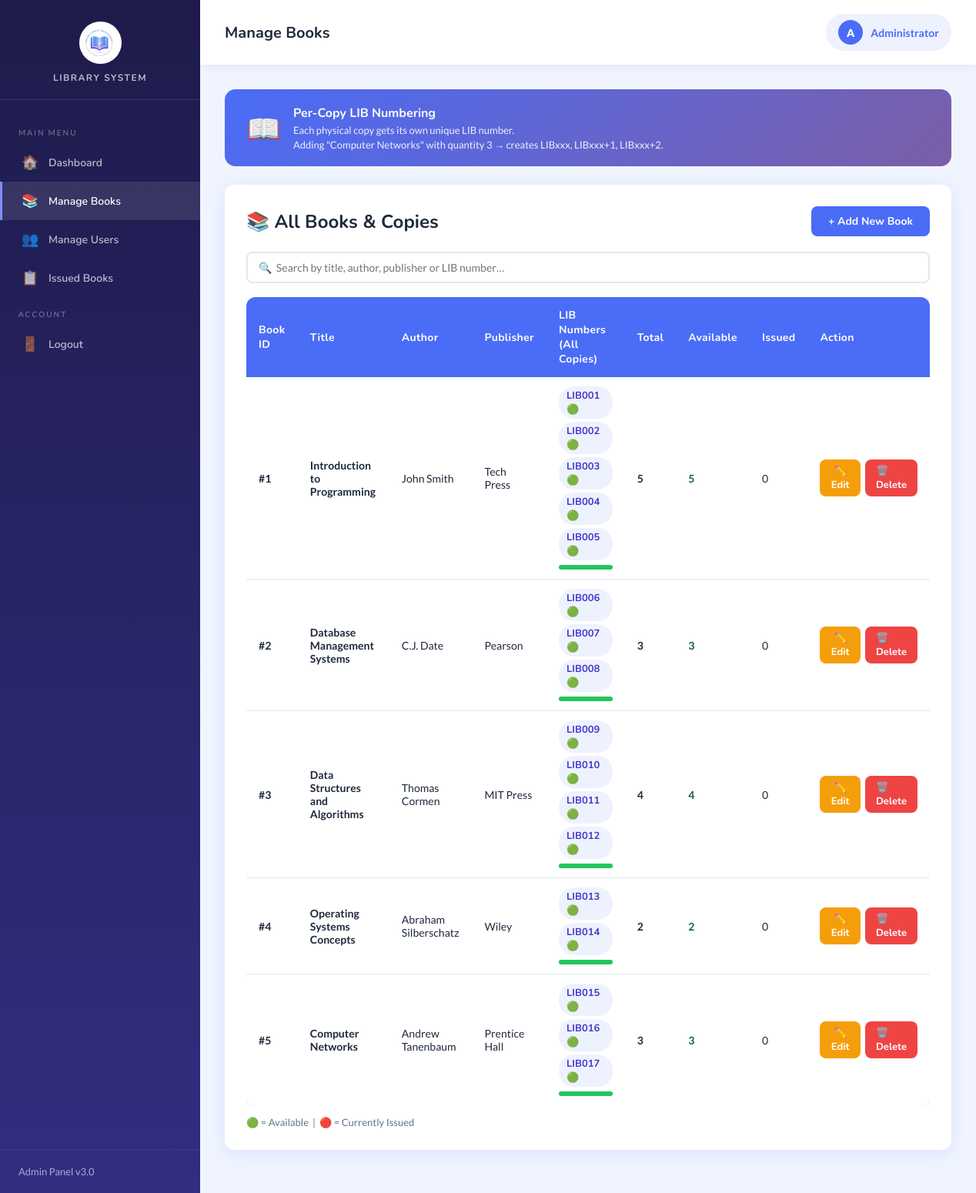
The app's page /admin_books.php (signed in) with its own data.
### tables this page shows
CREATE TABLE books (
    book_id    INT AUTO_INCREMENT PRIMARY KEY,
    title      VARCHAR(200) NOT NULL,
    author     VARCHAR(100) NOT NULL,
    publisher  VARCHAR(100) NOT NULL,
    created_at TIMESTAMP DEFAULT CURRENT_TIMESTAMP
);

CREATE TABLE book_copies (
    copy_id     INT AUTO_INCREMENT PRIMARY KEY,
    book_id     INT NOT NULL,
    book_number VARCHAR(10) NOT NULL UNIQUE,    
    status      ENUM('available','issued') NOT NULL DEFAULT 'available',
    created_at  TIMESTAMP DEFAULT CURRENT_TIMESTAMP,
    FOREIGN KEY (book_id) REFERENCES books(book_id) ON DELETE CASCADE,
    INDEX idx_book_number (book_number),
    INDEX idx_copy_status (book_id, status)
);

### admin_books.php (the view, shortened to what this page needs)
<?php
require_once 'config.php';
$books = mysqli_query($conn, "
    SELECT b.*,
           COUNT(bc.copy_id)                                    AS total_copies,
           SUM(bc.status = 'available')                         AS available_copies,
           SUM(bc.status = 'issued')                            AS issued_copies,
           MIN(bc.book_number)                                  AS first_lib,
           MAX(bc.book_number)                                  AS last_lib
    FROM books b
    LEFT JOIN book_copies bc ON b.book_id = bc.book_id
    GROUP BY b.book_id
    ORDER BY b.book_id
");
?>
<!DOCTYPE html>
<html lang="en">
<head>
</head>
<body>
<div class="layout">
    <aside class="sidebar">
        <div class="sidebar-header">
            <div class="sidebar-logo"><img src="logo.jpeg" alt="" onerror="this.style.display='none';this.closest('.sidebar-logo').innerHTML='📚';"></div>
            <h3>Library System</h3>
        </div>
        <nav class="sidebar-nav">
            <div class="nav-label">Main Menu</div>
            <a href="admin.php"        class="nav-item"><span class="icon">🏠</span> Dashboard</a>
            <a href="admin_books.php"  class="nav-item active"><span class="icon">📚</span> Manage Books</a>
            <a href="admin_users.php"  class="nav-item"><span class="icon">👥</span> Manage Users</a>
            <a href="admin_issued.php" class="nav-item"><span class="icon">📋</span> Issued Books</a>
            <div class="nav-label">Account</div>
            <a href="logout.php" class="nav-item"><span class="icon">🚪</span> Logout</a>
        </nav>
        <div class="sidebar-footer">Admin Panel v3.0</div>
    </aside>
    <main class="main">
        <div class="topbar">
            <h1>Manage Books</h1>
            <div class="user-pill">
                <div class="avatar"><?= strtoupper(substr($_SESSION['name'], 0, 1)) ?></div>
                <?= htmlspecialchars($_SESSION['name']) ?>
            </div>
        </div>
        <div class="content">
            <div style="background:linear-gradient(135deg,#4A6CF7,#7B5EA7);border-radius:14px;padding:20px 28px;color:white;margin-bottom:24px;display:flex;align-items:center;gap:16px;">
                <span style="font-size:36px">📖</span>
                <div>
                    <strong style="font-size:16px;font-family:'Nunito',sans-serif;">Per-Copy LIB Numbering</strong><br>
                    <span style="font-size:13px;opacity:.9;">Each physical copy gets its own unique LIB number.<br>
                    Adding "Computer Networks" with quantity 3 → creates LIBxxx, LIBxxx+1, LIBxxx+2.</span>
                </div>
            </div>
            <div class="section">
                <div class="section-header">
                    <h2>📚 All Books &amp; Copies</h2>
                    <button class="btn btn-primary" onclick="document.getElementById('addForm').classList.toggle('visible')">+ Add New Book</button>
                </div>
                <div class="search-bar">
                    <input type="text" id="bookSearch"
                           placeholder="🔍  Search by title, author, publisher or LIB number…"
                           oninput="liveSearch()"
                           value="<?= htmlspecialchars($_GET['search_lib'] ?? '') ?>">
                </div>
                <div style="overflow-x:auto">
                <table id="booksTable">
                    <thead>
                        <tr>
                            <th>Book ID</th>
                            <th>Title</th>
                            <th>Author</th>
                            <th>Publisher</th>
                            <th>LIB Numbers (All Copies)</th>
                            <th>Total</th>
                            <th>Available</th>
                            <th>Issued</th>
                            <th>Action</th>
                        </tr>
                    </thead>
                    <tbody>
                    <?php while ($b = mysqli_fetch_assoc($books)):
                        $copies = mysqli_query($conn, "SELECT * FROM book_copies WHERE book_id = {$b['book_id']} ORDER BY copy_id");
                        $avail  = (int)$b['available_copies'];
                        $total  = (int)$b['total_copies'];
                        $pct    = $total > 0 ? round(($avail / $total) * 100) : 0;
                        $lib_text = '';
                        $copies_data = [];
                        while ($c = mysqli_fetch_assoc($copies)) {
                            $copies_data[] = $c;
                            $lib_text .= $c['book_number'] . ' ';
                        }
                    ?>
                    <tr data-search="<?= strtolower(htmlspecialchars($b['title'] . ' ' . $b['author'] . ' ' . $b['publisher'] . ' ' . $lib_text)) ?>">
                        <td><strong>#<?= $b['book_id'] ?></strong></td>
                        <td><strong><?= htmlspecialchars($b['title']) ?></strong></td>
                        <td><?= htmlspecialchars($b['author']) ?></td>
                        <td><?= htmlspecialchars($b['publisher']) ?></td>
                        <td>
                            <div class="copy-pills">
                            <?php foreach ($copies_data as $c): ?>
                                <span class="lib-tag" style="<?= $c['status'] === 'issued' ? 'background:#fee2e2;color:#991b1b;' : '' ?>">
                                    <?= $c['book_number'] ?>
                                    <?= $c['status'] === 'issued' ? '🔴' : '🟢' ?>
                                </span>
                            <?php endforeach; ?>
                            </div>
                            <div class="qty-bar" style="margin-top:6px">
                                <div class="qty-fill" style="width:<?= $pct ?>%;background:<?= $pct > 50 ? '#22c55e' : ($pct > 0 ? '#f59e0b' : '#ef4444') ?>;"></div>
                            </div>
                        </td>
                        <td><strong><?= $total ?></strong></td>
                        <td><span style="color:<?= $avail > 0 ? '#166534' : '#991b1b' ?>;font-weight:700;"><?= $avail ?></span></td>
                        <td><?= (int)$b['issued_copies'] ?></td>
                        <td>
                            <div class="action-cell">
                                <button class="btn btn-warning btn-sm"
                                        onclick="openEdit(
                                            <?= $b['book_id'] ?>,
                                            '<?= addslashes(htmlspecialchars($b['title'])) ?>',
                                            '<?= addslashes(htmlspecialchars($b['author'])) ?>',
                                            '<?= addslashes(htmlspecialchars($b['publisher'])) ?>',
                                            <?= $total ?>,
                                            <?= $cur_issued = (int)$b['issued_copies'] ?>
                                        )">
                                    ✏️ Edit
                                </button>
                                <a href="?delete=<?= $b['book_id'] ?>" class="btn btn-danger btn-sm"
                                   onclick="return confirm('Delete <?= addslashes(htmlspecialchars($b['title'])) ?>?\nAll copy records will be removed.')">
                                   🗑️ Delete
                                </a>
                            </div>
                        </td>
                    </tr>
                    <?php endwhile; ?>
                    </tbody>
                </table>
                </div>
                <p style="margin-top:14px;font-size:13px;color:var(--text-muted);">
                    🟢 = Available &nbsp;|&nbsp; 🔴 = Currently Issued
                </p>
            </div>
        </div>
    </main>
</div>
</body>
</html>

### records on screen
books: book_id "1", title "Introduction to Programming", author "John Smith", publisher "Tech Press", $pct 100 (drawn), total "5", avail "5", issued_copies "0"
book_copies: book_number "LIB001"
book_copies: book_number "LIB002"
book_copies: book_number "LIB003"
book_copies: book_number "LIB004"
book_copies: book_number "LIB005"
books: book_id "2", title "Database Management Systems", author "C.J. Date", publisher "Pearson", $pct 100 (drawn), total "3", avail "3", issued_copies "0"
book_copies: book_number "LIB006"
book_copies: book_number "LIB007"
book_copies: book_number "LIB008"
books: book_id "3", title "Data Structures and Algorithms", author "Thomas Cormen", publisher "MIT Press", $pct 100 (drawn), total "4", avail "4", issued_copies "0"
book_copies: book_number "LIB009"
book_copies: book_number "LIB010"
book_copies: book_number "LIB011"
book_copies: book_number "LIB012"
books: book_id "4", title "Operating Systems Concepts", author "Abraham Silberschatz", publisher "Wiley", $pct 100 (drawn), total "2", avail "2", issued_copies "0"
book_copies: book_number "LIB013"
book_copies: book_number "LIB014"
books: book_id "5", title "Computer Networks", author "Andrew Tanenbaum", publisher "Prentice Hall", $pct 100 (drawn), total "3", avail "3", issued_copies "0"
book_copies: book_number "LIB015"
book_copies: book_number "LIB016"
book_copies: book_number "LIB017"

### other values on screen
substr($_SESSION['name'], 0, 1) "A"
$_SESSION['name'] "Administrator"
